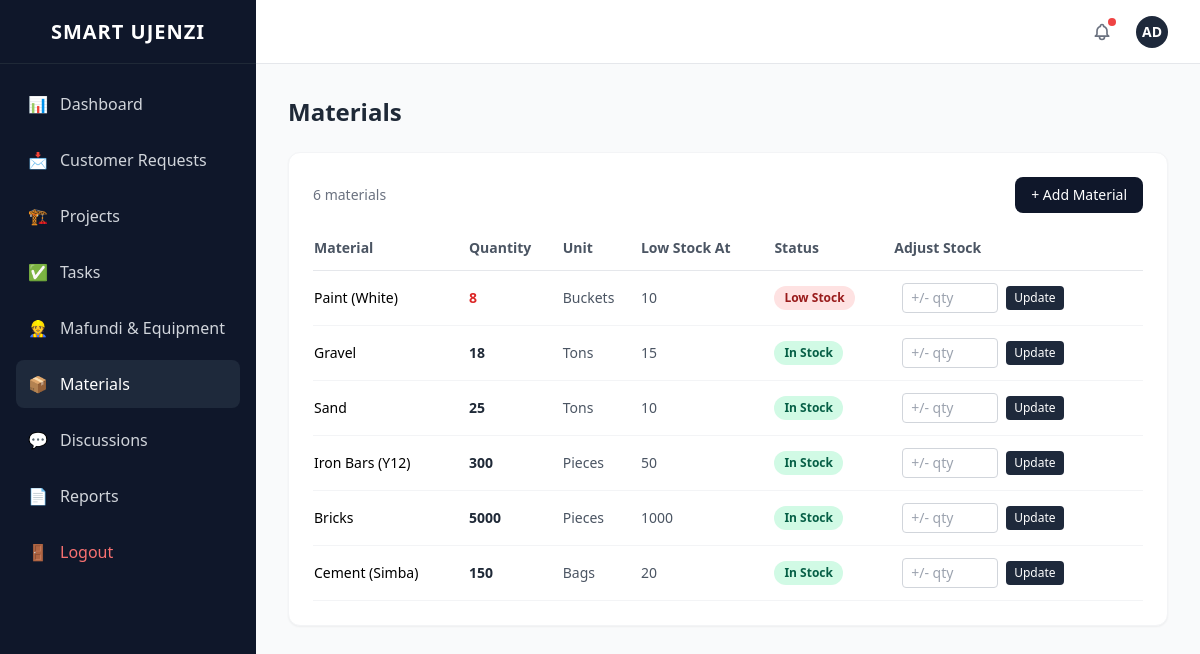
The app's page /materials.php (signed in) with its own data.
### tables this page shows
CREATE TABLE materials (
    id INT AUTO_INCREMENT PRIMARY KEY,
    name VARCHAR(255) NOT NULL,
    quantity INT DEFAULT 0,
    unit VARCHAR(50) NOT NULL,
    low_stock_threshold INT DEFAULT 10
);

### includes/config.php (called while the page is built, shortened)
<?php
function getDB(): PDO {
    static $pdo = null;
    if ($pdo === null) {
        $dsn = DB_SOCKET
            ? "mysql:unix_socket=" . DB_SOCKET . ";dbname=" . DB_NAME . ";charset=utf8mb4"
            : "mysql:host=" . DB_HOST . ";dbname=" . DB_NAME . ";charset=utf8mb4";
        $pdo = new PDO($dsn, DB_USER, DB_PASS, [
            PDO::ATTR_ERRMODE => PDO::ERRMODE_EXCEPTION,
            PDO::ATTR_DEFAULT_FETCH_MODE => PDO::FETCH_ASSOC,
        ]);
    }
    return $pdo;
}

### includes/functions.php (called while the page is built, shortened)
<?php
require_once __DIR__ . '/config.php';
function runQuery(string $sql, array $params = []): array {
    $stmt = getDB()->prepare($sql);
    $stmt->execute($params);
    return $stmt->fetchAll();
}
function getUnreadCount(int $userId): int {
    $res = runQuery('SELECT COUNT(*) as c FROM notifications WHERE user_id = ? AND is_read = 0', [$userId]);
    return (int)$res[0]['c'];
}

### materials.php (the view, shortened to what this page needs)
<?php
$pageTitle = 'Materials';
require_once __DIR__ . '/includes/functions.php';
require_once __DIR__ . '/includes/header.php';
$materials = runQuery('SELECT * FROM materials ORDER BY id DESC');
?>
<div class="bg-white rounded-xl shadow-sm border border-gray-100 p-6">
    <div class="flex justify-between items-center mb-6">
        <p class="text-sm text-gray-500"><?= count($materials) ?> materials</p>
        <button onclick="openModal('create-modal')" class="px-4 py-2 bg-slate-900 text-white rounded-lg hover:bg-slate-800 transition-colors text-sm font-medium">+ Add Material</button>
    </div>
    <div class="overflow-x-auto">
        <table class="w-full text-sm">
            <thead>
                <tr class="border-b border-gray-200 text-left">
                    <th class="pb-3 font-semibold text-gray-600">Material</th>
                    <th class="pb-3 font-semibold text-gray-600">Quantity</th>
                    <th class="pb-3 font-semibold text-gray-600">Unit</th>
                    <th class="pb-3 font-semibold text-gray-600">Low Stock At</th>
                    <th class="pb-3 font-semibold text-gray-600">Status</th>
                    <th class="pb-3 font-semibold text-gray-600">Adjust Stock</th>
                </tr>
            </thead>
            <tbody>
                <?php foreach ($materials as $m): ?>
                <?php $isLow = $m['quantity'] <= $m['low_stock_threshold']; ?>
                <tr class="border-b border-gray-100 hover:bg-gray-50">
                    <td class="py-3 font-medium"><?= htmlspecialchars($m['name']) ?></td>
                    <td class="py-3 font-bold <?= $isLow ? 'text-red-600' : 'text-gray-800' ?>"><?= $m['quantity'] ?></td>
                    <td class="py-3 text-gray-600"><?= htmlspecialchars($m['unit']) ?></td>
                    <td class="py-3 text-gray-600"><?= $m['low_stock_threshold'] ?></td>
                    <td class="py-3">
                        <?php if ($isLow): ?>
                            <span class="badge badge-red">Low Stock</span>
                        <?php else: ?>
                            <span class="badge badge-green">In Stock</span>
                        <?php endif; ?>
                    </td>
                    <td class="py-3">
                        <form method="POST" class="flex items-center space-x-2" onsubmit="return confirm('Adjust stock?')">
                            <input type="number" name="amount" placeholder="+/- qty" required
                                   class="w-24 px-2 py-1 border border-gray-300 rounded text-sm focus:outline-none focus:ring-1 focus:ring-slate-500">
                            <button type="submit" class="text-xs px-2 py-1 bg-slate-800 text-white rounded hover:bg-slate-700">Update</button>
                        </form>
                    </td>
                </tr>
                <?php endforeach; ?>
            </tbody>
        </table>
    </div>
</div>
<?php require_once __DIR__ . '/includes/footer.php'; ?>

### includes/header.php (shortened to what this page needs)
<!DOCTYPE html>
<html lang="en">
<head>
    <script src="https://cdn.tailwindcss.com"></script>
    <link rel="stylesheet" href="assets/css/style.css">
</head>
<body class="min-h-screen bg-gray-50 flex">
<?php
require_once __DIR__ . '/functions.php';
$role = $_SESSION['role'] ?? '';
$userName = $_SESSION['user_name'] ?? 'User';
$unreadCount = getUnreadCount($_SESSION['user_id']);
$navItems = [
    ['name' => 'Dashboard', 'path' => 'dashboard.php', 'icon' => '📊', 'roles' => ['admin', 'manager', 'supervisor', 'constructor', 'customer']],
    ['name' => 'Customer Requests', 'path' => 'customer_requests.php', 'icon' => '📩', 'roles' => ['admin', 'manager', 'customer']],
    ['name' => 'Projects', 'path' => 'projects.php', 'icon' => '🏗️', 'roles' => ['admin', 'manager']],
    ['name' => 'Tasks', 'path' => 'tasks.php', 'icon' => '✅', 'roles' => ['admin', 'manager', 'supervisor', 'constructor']],
    ['name' => 'Mafundi & Equipment', 'path' => 'workers.php', 'icon' => '👷', 'roles' => ['admin', 'manager', 'supervisor']],
    ['name' => 'Materials', 'path' => 'materials.php', 'icon' => '📦', 'roles' => ['admin', 'manager', 'supervisor']],
    ['name' => 'Discussions', 'path' => 'messages.php', 'icon' => '💬', 'roles' => ['admin', 'manager', 'supervisor']],
    ['name' => 'Reports', 'path' => 'reports.php', 'icon' => '📄', 'roles' => ['admin', 'manager']],
];
$filteredNav = array_filter($navItems, fn($item) => in_array($role, $item['roles']));
?>
<aside id="sidebar" class="fixed inset-y-0 left-0 z-30 w-64 bg-slate-900 text-white transform -translate-x-full lg:translate-x-0 lg:static lg:inset-auto transition-transform duration-300">
    <div class="flex items-center justify-center h-16 border-b border-gray-800">
        <h1 class="text-xl font-bold tracking-wider">SMART UJENZI</h1>
    </div>
    <nav class="p-4 space-y-2">
        <?php foreach ($filteredNav as $item): ?>
            <a href="<?= $item['path'] ?>"
               class="flex items-center p-3 rounded-lg hover:bg-slate-800 text-gray-300 hover:text-white transition-colors <?= basename($_SERVER['PHP_SELF']) === $item['path'] ? 'bg-slate-800 text-white' : '' ?>">
                <span class="mr-3"><?= $item['icon'] ?></span>
                <?= $item['name'] ?>
            </a>
        <?php endforeach; ?>
        <a href="logout.php" class="flex items-center p-3 rounded-lg hover:bg-red-900/50 text-red-400 w-full transition-colors mt-8">
            <span class="mr-3">🚪</span> Logout
        </a>
    </nav>
</aside>
<div class="flex-1 flex flex-col min-w-0">
    <header class="h-16 bg-white border-b border-gray-200 flex items-center justify-between px-4 lg:px-8">
        <div class="flex items-center space-x-4 ml-auto relative">
            <div class="relative">
                <button onclick="toggleNotifications()" class="p-2 text-gray-500 hover:bg-gray-100 rounded-full relative">
                    <?php if ($unreadCount > 0): ?>
                        <span class="absolute top-1 right-1 w-2 h-2 bg-red-500 rounded-full"></span>
                    <?php endif; ?>
                </button>
            </div>
            <div class="w-8 h-8 rounded-full bg-slate-800 text-white flex items-center justify-center font-semibold text-sm">
                <?= strtoupper(substr($userName, 0, 2)) ?>
            </div>
        </div>
    </header>
    <main class="flex-1 p-4 lg:p-8 overflow-y-auto relative z-0">
        <?php if (isset($pageTitle)): ?>
            <h2 class="text-2xl font-bold text-gray-800 mb-6"><?= $pageTitle ?></h2>
        <?php endif; ?>

### includes/footer.php (shortened to what this page needs)
    </main>
</div>
</body>
</html>

### assets/css/style.css (style rules this page uses)
.badge { display: inline-flex; align-items: center; padding: 2px 10px; border-radius: 9999px; font-size: 0.75rem; font-weight: 600; }
.badge-green { background-color: #d1fae5; color: #065f46; }
.badge-red { background-color: #fee2e2; color: #991b1b; }

### records on screen
materials: name "Paint (White)", quantity "8", unit "Buckets", low_stock_threshold "10", shows "Low Stock"
materials: name "Gravel", quantity "18", unit "Tons", low_stock_threshold "15", shows "In Stock"
materials: name "Sand", quantity "25", unit "Tons", low_stock_threshold "10", shows "In Stock"
materials: name "Iron Bars (Y12)", quantity "300", unit "Pieces", low_stock_threshold "50", shows "In Stock"
materials: name "Bricks", quantity "5000", unit "Pieces", low_stock_threshold "1000", shows "In Stock"
materials: name "Cement (Simba)", quantity "150", unit "Bags", low_stock_threshold "20", shows "In Stock"

### other values on screen
$item['icon'] "📊"
$item['name'] "Dashboard"
$item['icon'] "📩"
$item['name'] "Customer Requests"
$item['icon'] "🏗️"
$item['name'] "Projects"
$item['icon'] "✅"
$item['name'] "Tasks"
$item['icon'] "👷"
$item['name'] "Mafundi & Equipment"
$item['icon'] "📦"
$item['name'] "Materials"
$item['icon'] "💬"
$item['name'] "Discussions"
$item['icon'] "📄"
